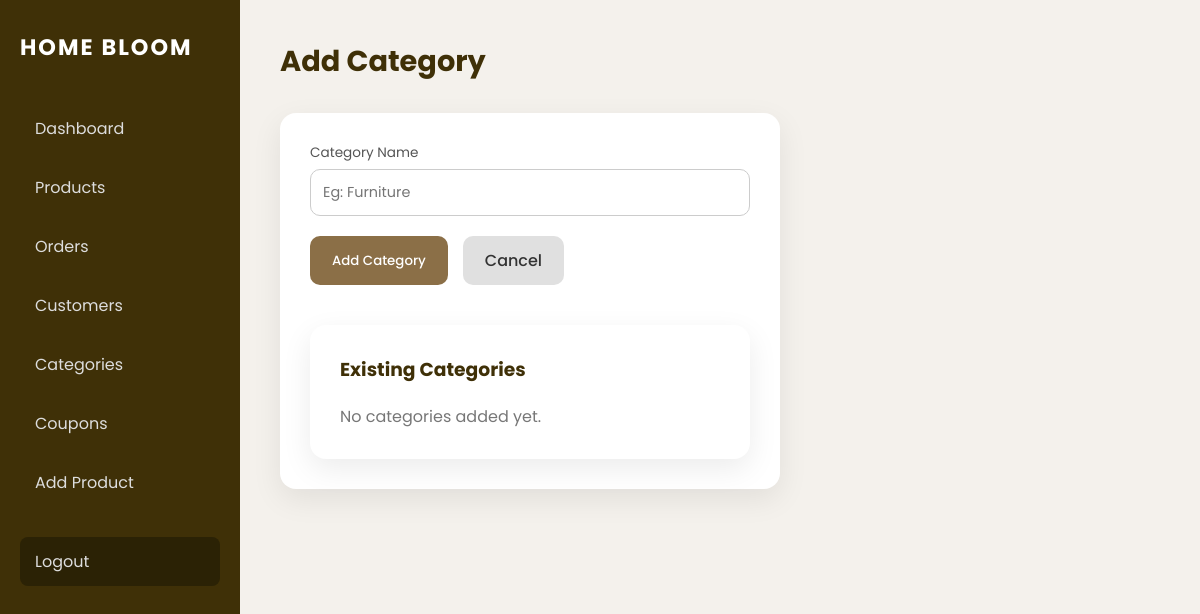
/categoryadd/ (signed in), run on an earlier commit of the app's database.
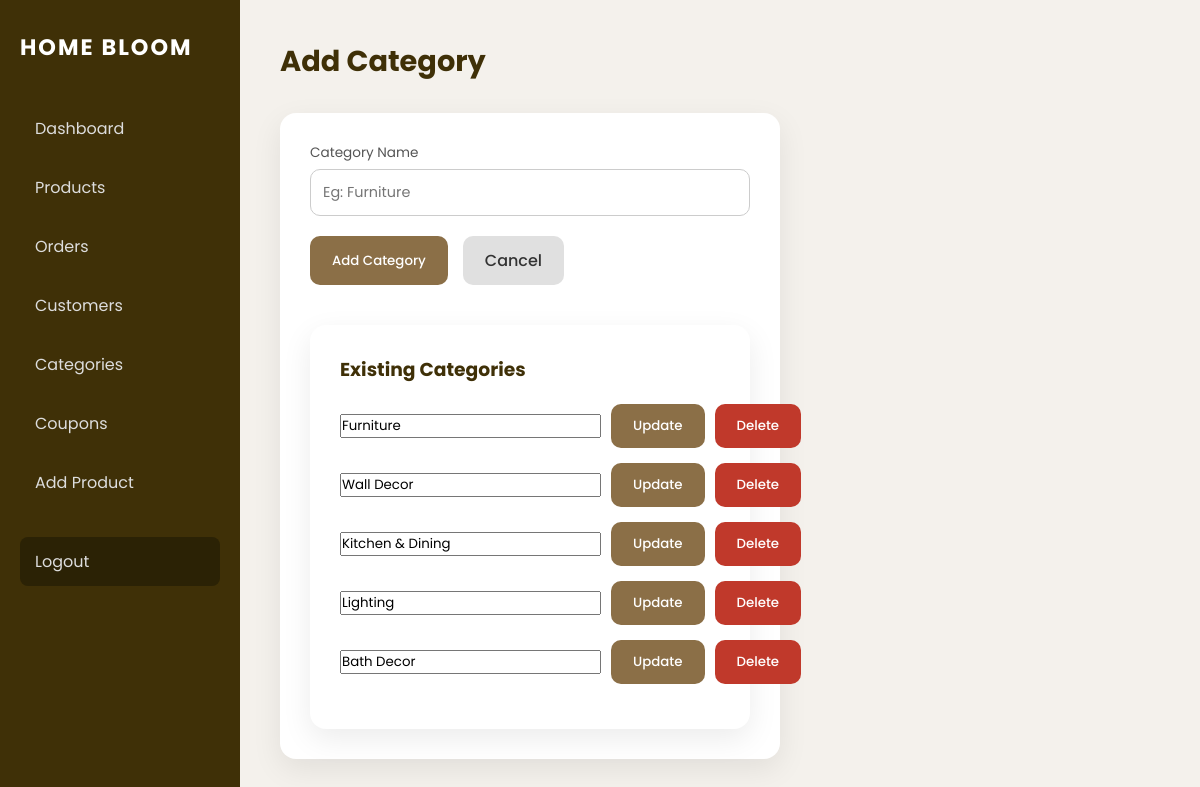
And on a later commit of the database.
### bloom/models.py (models this page shows, shortened)
class Category(models.Model):
    name = models.CharField(max_length=100)

### bloom/views.py (the view)
# urls.py: path("categoryadd/", views.categoryadd, name="categoryadd"),
@never_cache
@login_required(login_url="login")
def categoryadd(request):
    if request.method == "POST" and "delete_category" in request.POST:
        cat_id = request.POST.get("delete_category")
        Category.objects.filter(id=cat_id).delete()
        return redirect("categoryadd")
    if request.method == "POST" and "edit_category" in request.POST:
        cat_id = request.POST.get("edit_category")
        new_name = request.POST.get("edit_name")
        if new_name:
            Category.objects.filter(id=cat_id).update(name=new_name)
        return redirect("categoryadd")
    if request.method == "POST":
        name = request.POST.get("name")
        if name:
            Category.objects.create(name=name)
            return redirect("admincategory")
    categories = Category.objects.all()
    return render(request, "categoryadd.html", {
        "categories": categories
    })

### bloom/templates/categoryadd.html (shortened to what this page needs)
<!DOCTYPE html>
<html lang="en">
<head>
</head>
<body>
<div class="dashboard-wrapper">
  <aside class="sidebar">
        <h2 class="brand">HOME BLOOM</h2>
        <nav>
            <a href="{% url 'admindashboard' %}"class="active">Dashboard</a>
           <a href="{% url 'adminproduct' %}" >Products</a>
            <a href="{% url 'adminorder' %}">Orders</a>
             <a href="{%url 'admincustomer'%}">Customers</a>
            <a href="{%url 'admincategory'%}">Categories</a>
            <a href="{%url 'admincoupon'%}">Coupons</a>
            <a href="{%url 'addproduct'%}">Add Product</a>
            <a href="/" class="logout">Logout</a>
        </nav>
    </aside>
    <main class="main-content">
        <div class="top-bar">
            <h1>Add Category</h1>
        </div>
        <div class="form-card">
            <form method="post">
                <div class="form-group">
                    <label>Category Name</label>
                    <input type="text" name="name" placeholder="Eg: Furniture" required>
                </div>
                <div class="form-actions">
                    <button type="submit" class="btn btn-save">Add Category</button>
                    <a href="{% url 'admincategory' %}" class="btn btn-cancel">Cancel</a>
                </div>
            </form>
<div class="form-card" style="margin-top:40px;">
    <h3 style="margin-bottom:20px; color:#3f3007;">
        Existing Categories
    </h3>
    {% for cat in categories %}
    <form method="post" style="margin-bottom:15px;">
        <div style="display:flex; gap:10px; align-items:center;">
            <input type="text"
                   name="edit_name"
                   value="{{ cat.name }}"
                   style="flex:1;">
            <button type="submit"
                    name="edit_category"
                    value="{{ cat.id }}"
                    class="btn btn-save">
                Update
            </button>
            <button type="submit"
                    name="delete_category"
                    value="{{ cat.id }}"
                    class="btn"
                    style="background:#c0392b; color:#fff;">
                Delete
            </button>
        </div>
    </form>
    {% empty %}
        <p style="color:#777;">No categories added yet.</p>
    {% endfor %}
</div>
        </div>
    </main>
</div>
</body>
</html>

What changed in the data, as far as the page shows it:
added Category: edit_name "Furniture", {{ cat.id }} 12 (drawn)
added Category: edit_name "Wall Decor", {{ cat.id }} 13 (drawn)
added Category: edit_name "Kitchen & Dining", {{ cat.id }} 14 (drawn)
added Category: edit_name "Lighting", {{ cat.id }} 15 (drawn)
added Category: edit_name "Bath Decor", {{ cat.id }} 16 (drawn)
Also different on the page:
text no longer shown: "No categories added yet."
